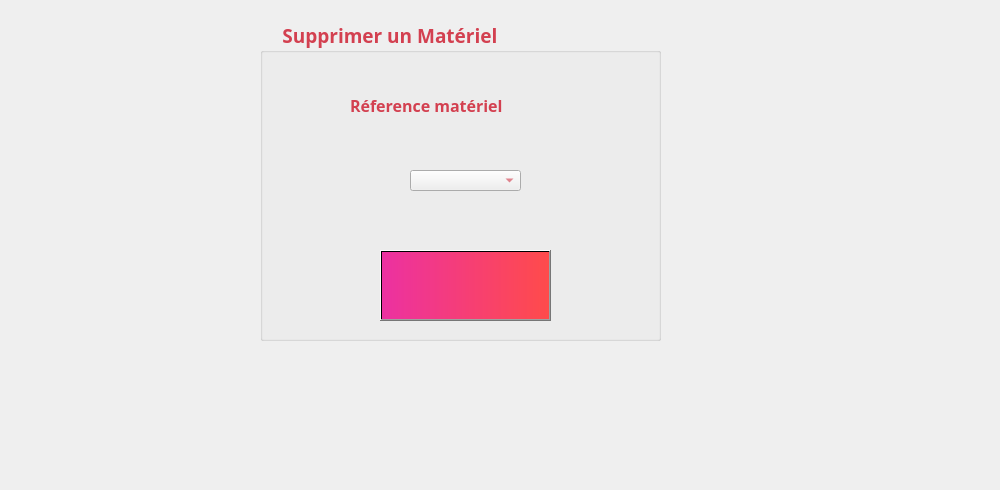
     <widget class="QWidget" name="tab_materiel_11">
      <attribute name="title">
       <string>Supprimer</string>
      </attribute>
      <widget class="QGroupBox" name="groupBox_materiel_6">
       <property name="geometry">
        <rect>
         <x>260</x>
         <y>20</y>
         <width>401</width>
         <height>321</height>
        </rect>
       </property>
       <property name="font">
        <font>
         <family>Lucida Calligraphy</family>
         <pointsize>14</pointsize>
         <weight>75</weight>
         <bold>true</bold>
        </font>
       </property>
       <property name="layoutDirection">
        <enum>Qt::LeftToRight</enum>
       </property>
       <property name="styleSheet">
        <string notr="true">color: rgb(211, 64, 80);</string>
       </property>
       <property name="title">
        <string>    Supprimer un Matériel</string>
       </property>
       <widget class="QLabel" name="label_materiel_45">
        <property name="geometry">
         <rect>
          <x>168</x>
          <y>318</y>
          <width>2101</width>
          <height>2211</height>
         </rect>
        </property>
        <property name="text">
         <string/>
        </property>
        <property name="pixmap">
         <pixmap>macaron.jpg</pixmap>
        </property>
       </widget>
       <widget class="QLabel" name="label_materiel_53">
        <property name="geometry">
         <rect>
          <x>90</x>
          <y>70</y>
          <width>251</width>
          <height>31</height>
         </rect>
        </property>
        <property name="font">
         <font>
          <family>Lucida Calligraphy</family>
          <pointsize>12</pointsize>
          <weight>75</weight>
          <bold>true</bold>
         </font>
        </property>
        <property name="text">
         <string>Réference matériel</string>
        </property>
       </widget>
       <widget class="QPushButton" name="pushButton_materiel_8">
        <property name="geometry">
         <rect>
          <x>120</x>
          <y>230</y>
          <width>171</width>
          <height>71</height>
         </rect>
        </property>
        <property name="font">
         <font>
          <family>Lucida Calligraphy</family>
          <pointsize>11</pointsize>
          <weight>75</weight>
          <bold>true</bold>
         </font>
        </property>
        <property name="styleSheet">
         <string notr="true">background-color: qlineargradient(spread:pad, x1:0, y1:0, x2:1, y2:0, stop:0 rgba(236, 49, 161, 255), stop:1 rgba(255, 75, 75, 255));</string>
        </property>
        <property name="text">
         <string/>
        </property>
        <property name="icon">
         <iconset>
          <normaloff>../../poubelle.png</normaloff>../../poubelle.png</iconset>
        </property>
        <property name="iconSize">
         <size>
          <width>150</width>
          <height>150</height>
         </size>
        </property>
       </widget>
       <widget class="QComboBox" name="comboBox_materiel_2">
        <property name="geometry">
         <rect>
          <x>150</x>
          <y>150</y>
          <width>111</width>
          <height>21</height>
         </rect>
        </property>
       </widget>
      </widget>
      <widget class="QLabel" name="label_materiel_43">
       <property name="geometry">
        <rect>
         <x>0</x>
         <y>0</y>
         <width>991</width>
         <height>481</height>
        </rect>
       </property>
       <property name="text">
        <string/>
       </property>
       <property name="pixmap">
        <pixmap>../../s.png</pixmap>
       </property>
      </widget>
      <zorder>label_materiel_43</zorder>
      <zorder>groupBox_materiel_6</zorder>
     </widget>
